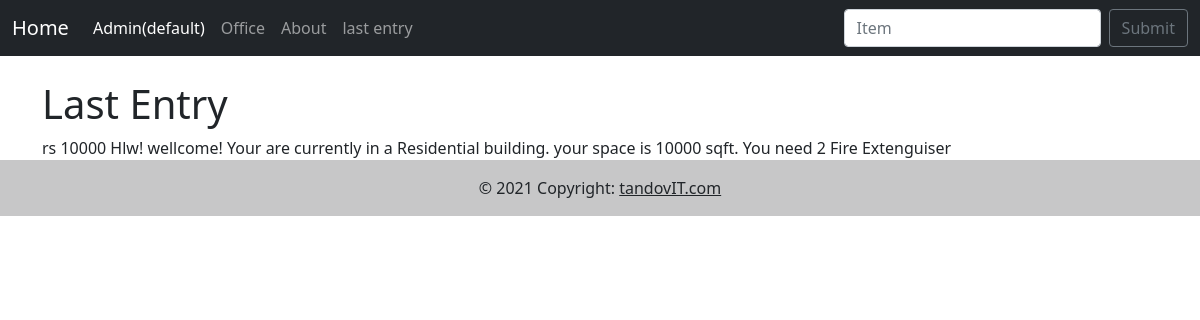
The page /last/ on the database as committed earlier.
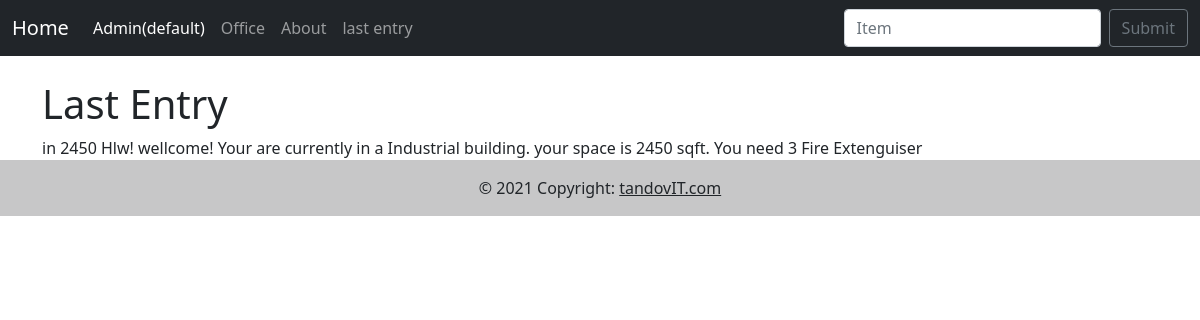
The same page on the database as committed later.
### measurement_app/models.py (models this page shows)
class officeDetail(models.Model):
    industrial = 'in'
    residential = 'rs'
    commercial = 'cm'
    office_type_choices = [
        (commercial, 'Commercial'),
        (industrial, 'Industrial'),
        (residential, 'Residential'),
    ]
    office_size = models.IntegerField()
    office_type = models.CharField(max_length=2, choices=office_type_choices)
    present_fire_extinguisher_number = models.IntegerField(default=0)
    present_smoke_detector_number = models.IntegerField(default=0)
    def __str__(self):
        return self.office_type + ' ' + str(self.office_size)

### measurement_app/views.py (the view, shortened to what this page needs)
# urls.py: path('last/', views.last_entry_view, name='last_entry'),
def last_entry_view(request):
    header = 'Last Entry'
    try:
        all_office = officeDetail.objects.all()
    except officeDetail.DoesNotExist:
        raise Http404("No Model, Pls check migration.")
    last_office = all_office[len(all_office)-1]
    op = prototype_output(last_office)
    contex = {
        'last_office': last_office,
        'header' : header,
        'key': 'value',
        'app_name' : app_name,
        'op': op,
    }
    return render(request, 'last_entry.html', contex)

### measurement_app/views.py (called while the page is built)
def prototype_output(office):
    sz = office.office_size
    if office.office_type == 'in':
        type = 'Industrial'
        required_extenguiter = math.ceil(sz/1000) - office.present_fire_extinguisher_number
    elif office.office_type == 'cm':
        type = 'Commercial'
        required_extenguiter = math.ceil(sz/3000) - office.present_fire_extinguisher_number
    elif office.office_type == 'rs':
        type = 'Residential'
        required_extenguiter = math.ceil(sz/5000) - office.present_fire_extinguisher_number
    op = f'Hlw! wellcome! Your are currently in a {type} building. your space is {sz} sqft. You need { required_extenguiter } Fire Extenguiser'
    if required_extenguiter <= 0:
        op = f'Hlw! wellcome! Your are currently in a {type} building. your space is {sz} sqft. Acording to Bangladesh low, you have enough equpments'
    return op

### measurement_app/templates/last_entry.html (shortened to what this page needs)
{% extends 'base.html' %}
{% block content %}
<h1> {{ header }} </h1>
{{last_office}}
{{op}}
{% endblock content %}

### measurement_app/templates/base.html (shortened to what this page needs)
<!doctype html>
{% load static %}
<html lang="en">
  <head>
    <link href="https://cdn.jsdelivr.net/npm/bootstrap@5.0.2/dist/css/bootstrap.min.css" rel="stylesheet">
  </head>
  <body>
    <nav class="navbar navbar-expand-lg navbar-dark bg-dark">
    <div class="container-fluid">
        <a class="navbar-brand" href="{% url 'home' %}">Home</a>
        <div class="collapse navbar-collapse" id="navbarSupportedContent">
        <ul class="navbar-nav me-auto mb-2 mb-lg-0">
            <li class="nav-item">
            <a class="nav-link active" aria-current="page" href="http://127.0.0.1:8000/admin">Admin(default)</a>
            </li>
            <li class="nav-item">
            <a class="nav-link" href="{% url 'office' %}">Office</a>
            </li>
            <li class="nav-item">
            <a class="nav-link" href="{% url 'about' %}">About</a>
            </li>
            <li class="nav-item">
            <a class="nav-link" href="{% url 'last_entry' %}">last entry</a>
            </li>
        </ul>
        <form class="d-flex" method="POST">
            <input class="form-control me-2" type="search" placeholder="Item" aria-label="Search" name = 'item'>
            <button class="btn btn-outline-secondary" type="submit">Submit</button>
        </form>
        </div>
    </div>
    </nav>
    <div class='container'>
        {% block content %}
        {% endblock content %}
    </div>
    <footer class="footer mt-auto bg-light text-center text-lg-start">
      <div class="text-center p-3" style="background-color: rgba(0, 0, 0, 0.2);">
        © 2021 Copyright:
        <a class="text-dark" href="#">tandovIT.com</a>
      </div>
    </footer>
  </body>
</html>

Rows that differ between the two databases and show on the page:
no longer on this page (row unchanged): officeDetail: office_type+office_size "rs 10000"
added officeDetail: office_type+office_size "in 2450"
Other text that changed with them:
{{ op }}: "Hlw! wellcome! Your are currently in a Residential building. your space is 10000 sqft. You need 2 Fire Extenguiser" → "Hlw! wellcome! Your are currently in a Industrial building. your space is 2450 sqft. You need 3 Fire Extenguiser"
